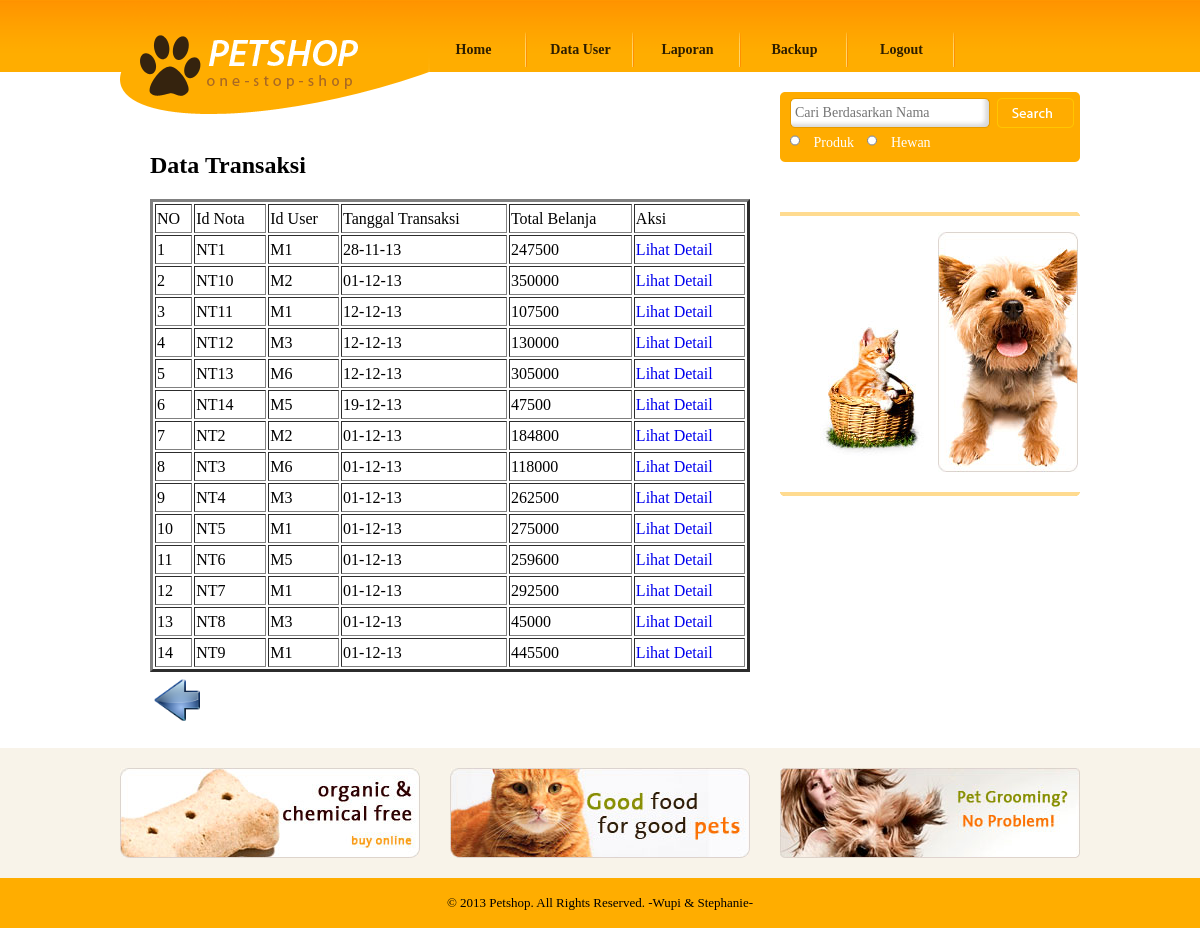
/admin_transaksi.php, run on the app's committed database.
### tables this page shows
CREATE TABLE `transaksi_pembelian` (
  `id_nota_pembelian` char(8) NOT NULL,
  `id_user` char(8) NOT NULL,
  `tgl_transaksi` varchar(12) NOT NULL,
  `total_harga` double NOT NULL,
  PRIMARY KEY (`id_nota_pembelian`),
  KEY `id_user` (`id_user`),
  CONSTRAINT `transaksi_pembelian_ibfk_1` FOREIGN KEY (`id_user`) REFERENCES `user` (`id_user`)
);

### admin_transaksi.php (the view, shortened to what this page needs)
<!DOCTYPE html PUBLIC "-//W3C//DTD XHTML 1.0 Transitional//EN" "http://www.w3.org/TR/xhtml1/DTD/xhtml1-transitional.dtd">
<html xmlns="http://www.w3.org/1999/xhtml">
<head>
	<link href="css/style.css" rel="stylesheet" type="text/css" />
</head>
<body>
<?php include "header_admin.php";?>
<div id="body">
<div id="content">
<div class="content">
<div class="about">
	<h2>Data Transaksi</h2>
	<ul>
	<li>
	<form method="post" action="" class="login">
	<table width="100%"  align="center" border=3>
		<?php
		include "koneksi.php";
		$tampil_barang=mysql_query("SELECT * FROM transaksi_pembelian ");
		$no=1;
		echo "<tr><td>NO</td><td>Id Nota</td><td>Id User</td><td>Tanggal Transaksi</td><td>Total Belanja</td><td>Aksi</td></tr>";
		while($data=mysql_fetch_array($tampil_barang))
		{	?>
								<tr>
								<td><?PHP ECHO $no; ?></td>
										<td ><?PHP ECHO $data['id_nota_pembelian']; ?></td>
										<td><?PHP ECHO $data['id_user']; ?></td>
										<td ><?PHP ECHO $data['tgl_transaksi']; ?> </td>
										<td><?PHP ECHO $data['total_harga']; ?></td>
										<td><a href="pegawai_lihat_detail_transaksi.php?id_nota=<?PHP ECHO $data['id_nota_pembelian']; ?>">Lihat Detail</a></td>
								</tr>
								<?PHP
								$no++;
							}
		?>
	</table>
	 <table>
                     <tr>
                        <td><a href=admin_data.php><img src=images/back.png width=50 height=50></a></td>
                        </tr>
                    </table>
	</form>
	</li>
	</ul>
</div>
</div>
<div id="sidebar">
	<?php include "admin_cari.php"; ?>
	<?php include "shoping_guide.php"; ?>
	<?php include "iklan.php"; ?>
<div id="footer">
	<?php include "footer.php"; ?>
</div>
</body>
</html>

### css/style.css (style rules this page uses)
body { margin:0; padding:0; background: url("../images/bg-body.gif"); background-repeat:repeat-x; }
#body div#content { width:960px; margin:0 auto; overflow:hidden; background-image:none; height:auto; overflow:hidden; }
#body div#content .content { float:left; width:640px; margin-right:20px; background-image:none; height:auto; overflow:hidden; }
#body #content .content h2 { font-family: "Myriad Pro"; margin: 80px 0 0 30px; }
#body #content .content ul { margin:0; padding:0; list-style-type:none; }
#body #content .content ul li { width:300px; padding:0 10px; margin:0 0 20px 0; float:left; line-height:25px; height:auto; }
#body #content .content ul li a { text-decoration:none; }
#body #content .content ul li img { border:0; float:left; margin-right:10px; }
#body #content .content .about { width:640px; height:auto; overflow:hidden; }
#body #content .content .about h2 { margin:80px 0 0 30px; font-family: "Myriad Pro"; }
#body #content .content .about ul { margin:0; padding:0; list-style-type:none; }
#body #content .content .about ul li { clear:both; width:600px; padding:20px 10px 0 30px; }
#body #content #sidebar { float:left; width:300px; background-image:none; }
#footer { background-color:#310000; background-image:none; }

### data on the page
transaksi_pembelian: id_nota_pembelian "NT1", id_user "M1", tgl_transaksi "28-11-13", total_harga "247500"
transaksi_pembelian: id_nota_pembelian "NT10", id_user "M2", tgl_transaksi "01-12-13", total_harga "350000"
transaksi_pembelian: id_nota_pembelian "NT11", id_user "M1", tgl_transaksi "12-12-13", total_harga "107500"
transaksi_pembelian: id_nota_pembelian "NT12", id_user "M3", tgl_transaksi "12-12-13", total_harga "130000"
transaksi_pembelian: id_nota_pembelian "NT13", id_user "M6", tgl_transaksi "12-12-13", total_harga "305000"
transaksi_pembelian: id_nota_pembelian "NT14", id_user "M5", tgl_transaksi "19-12-13", total_harga "47500"
transaksi_pembelian: id_nota_pembelian "NT2", id_user "M2", tgl_transaksi "01-12-13", total_harga "184800"
transaksi_pembelian: id_nota_pembelian "NT3", id_user "M6", tgl_transaksi "01-12-13", total_harga "118000"
transaksi_pembelian: id_nota_pembelian "NT4", id_user "M3", tgl_transaksi "01-12-13", total_harga "262500"
transaksi_pembelian: id_nota_pembelian "NT5", id_user "M1", tgl_transaksi "01-12-13", total_harga "275000"
transaksi_pembelian: id_nota_pembelian "NT6", id_user "M5", tgl_transaksi "01-12-13", total_harga "259600"
transaksi_pembelian: id_nota_pembelian "NT7", id_user "M1", tgl_transaksi "01-12-13", total_harga "292500"
transaksi_pembelian: id_nota_pembelian "NT8", id_user "M3", tgl_transaksi "01-12-13", total_harga "45000"
transaksi_pembelian: id_nota_pembelian "NT9", id_user "M1", tgl_transaksi "01-12-13", total_harga "445500"
